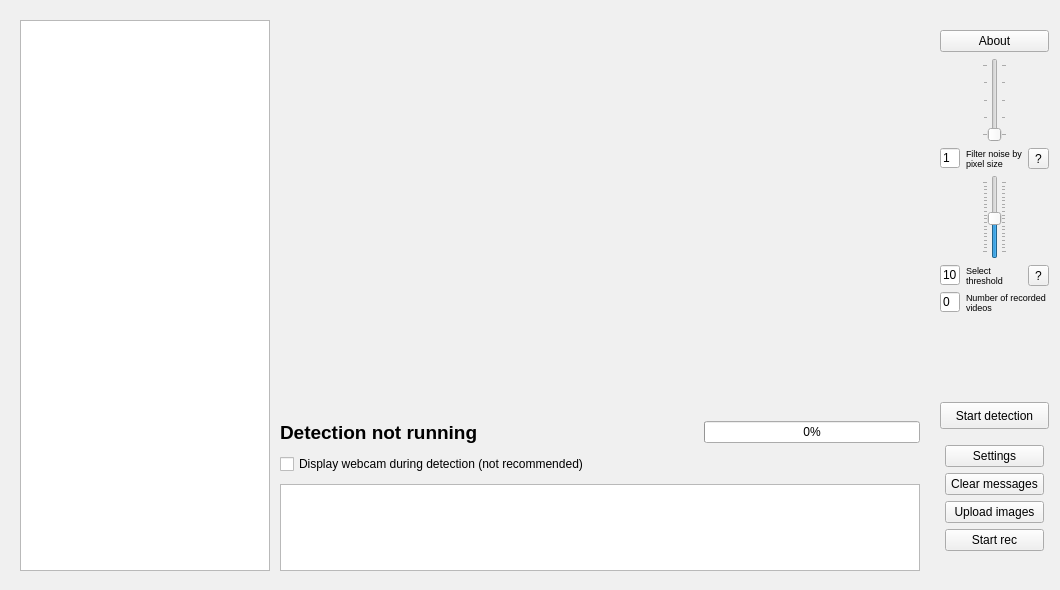
<?xml version="1.0" encoding="UTF-8"?>
<ui version="4.0">
 <class>MainWindow</class>
 <widget class="QMainWindow" name="MainWindow">
  <property name="geometry">
   <rect>
    <x>0</x>
    <y>0</y>
    <width>1060</width>
    <height>590</height>
   </rect>
  </property>
  <property name="palette">
   <palette>
    <active>
     <colorrole role="WindowText">
      <brush brushstyle="SolidPattern">
       <color alpha="255">
        <red>0</red>
        <green>0</green>
        <blue>0</blue>
       </color>
      </brush>
     </colorrole>
     <colorrole role="Button">
      <brush brushstyle="SolidPattern">
       <color alpha="255">
        <red>240</red>
        <green>240</green>
        <blue>240</blue>
       </color>
      </brush>
     </colorrole>
     <colorrole role="Light">
      <brush brushstyle="SolidPattern">
       <color alpha="255">
        <red>255</red>
        <green>255</green>
        <blue>255</blue>
       </color>
      </brush>
     </colorrole>
     <colorrole role="Midlight">
      <brush brushstyle="SolidPattern">
       <color alpha="255">
        <red>247</red>
        <green>247</green>
        <blue>247</blue>
       </color>
      </brush>
     </colorrole>
     <colorrole role="Dark">
      <brush brushstyle="SolidPattern">
       <color alpha="255">
        <red>120</red>
        <green>120</green>
        <blue>120</blue>
       </color>
      </brush>
     </colorrole>
     <colorrole role="Mid">
      <brush brushstyle="SolidPattern">
       <color alpha="255">
        <red>160</red>
        <green>160</green>
        <blue>160</blue>
       </color>
      </brush>
     </colorrole>
     <colorrole role="Text">
      <brush brushstyle="SolidPattern">
       <color alpha="255">
        <red>0</red>
        <green>0</green>
        <blue>0</blue>
       </color>
      </brush>
     </colorrole>
     <colorrole role="BrightText">
      <brush brushstyle="SolidPattern">
       <color alpha="255">
        <red>255</red>
        <green>255</green>
        <blue>255</blue>
       </color>
      </brush>
     </colorrole>
     <colorrole role="ButtonText">
      <brush brushstyle="SolidPattern">
       <color alpha="255">
        <red>0</red>
        <green>0</green>
        <blue>0</blue>
       </color>
      </brush>
     </colorrole>
     <colorrole role="Base">
      <brush brushstyle="SolidPattern">
       <color alpha="255">
        <red>255</red>
        <green>255</green>
        <blue>255</blue>
       </color>
      </brush>
     </colorrole>
     <colorrole role="Window">
      <brush brushstyle="SolidPattern">
       <color alpha="255">
        <red>240</red>
        <green>240</green>
        <blue>240</blue>
       </color>
      </brush>
     </colorrole>
     <colorrole role="Shadow">
      <brush brushstyle="SolidPattern">
       <color alpha="255">
        <red>0</red>
        <green>0</green>
        <blue>0</blue>
       </color>
      </brush>
     </colorrole>
     <colorrole role="AlternateBase">
      <brush brushstyle="SolidPattern">
       <color alpha="255">
        <red>247</red>
        <green>247</green>
        <blue>247</blue>
       </color>
      </brush>
     </colorrole>
     <colorrole role="ToolTipBase">
      <brush brushstyle="SolidPattern">
       <color alpha="255">
        <red>255</red>
        <green>255</green>
        <blue>220</blue>
       </color>
      </brush>
     </colorrole>
     <colorrole role="ToolTipText">
      <brush brushstyle="SolidPattern">
       <color alpha="255">
        <red>0</red>
        <green>0</green>
        <blue>0</blue>
       </color>
      </brush>
     </colorrole>
    </active>
    <inactive>
     <colorrole role="WindowText">
      <brush brushstyle="SolidPattern">
       <color alpha="255">
        <red>0</red>
        <green>0</green>
        <blue>0</blue>
       </color>
      </brush>
     </colorrole>
     <colorrole role="Button">
      <brush brushstyle="SolidPattern">
       <color alpha="255">
        <red>240</red>
        <green>240</green>
        <blue>240</blue>
       </color>
      </brush>
     </colorrole>
     <colorrole role="Light">
      <brush brushstyle="SolidPattern">
       <color alpha="255">
        <red>255</red>
        <green>255</green>
        <blue>255</blue>
       </color>
      </brush>
     </colorrole>
     <colorrole role="Midlight">
      <brush brushstyle="SolidPattern">
       <color alpha="255">
        <red>247</red>
        <green>247</green>
        <blue>247</blue>
       </color>
      </brush>
     </colorrole>
     <colorrole role="Dark">
      <brush brushstyle="SolidPattern">
       <color alpha="255">
        <red>120</red>
        <green>120</green>
        <blue>120</blue>
       </color>
      </brush>
     </colorrole>
     <colorrole role="Mid">
      <brush brushstyle="SolidPattern">
       <color alpha="255">
        <red>160</red>
        <green>160</green>
        <blue>160</blue>
       </color>
      </brush>
     </colorrole>
     <colorrole role="Text">
      <brush brushstyle="SolidPattern">
       <color alpha="255">
        <red>0</red>
        <green>0</green>
        <blue>0</blue>
       </color>
      </brush>
     </colorrole>
     <colorrole role="BrightText">
      <brush brushstyle="SolidPattern">
       <color alpha="255">
        <red>255</red>
        <green>255</green>
        <blue>255</blue>
       </color>
      </brush>
     </colorrole>
     <colorrole role="ButtonText">
      <brush brushstyle="SolidPattern">
       <color alpha="255">
        <red>0</red>
        <green>0</green>
        <blue>0</blue>
       </color>
      </brush>
     </colorrole>
     <colorrole role="Base">
      <brush brushstyle="SolidPattern">
       <color alpha="255">
        <red>255</red>
        <green>255</green>
        <blue>255</blue>
       </color>
      </brush>
     </colorrole>
     <colorrole role="Window">
      <brush brushstyle="SolidPattern">
       <color alpha="255">
        <red>240</red>
        <green>240</green>
        <blue>240</blue>
       </color>
      </brush>
     </colorrole>
     <colorrole role="Shadow">
      <brush brushstyle="SolidPattern">
       <color alpha="255">
        <red>0</red>
        <green>0</green>
        <blue>0</blue>
       </color>
      </brush>
     </colorrole>
     <colorrole role="AlternateBase">
      <brush brushstyle="SolidPattern">
       <color alpha="255">
        <red>247</red>
        <green>247</green>
        <blue>247</blue>
       </color>
      </brush>
     </colorrole>
     <colorrole role="ToolTipBase">
      <brush brushstyle="SolidPattern">
       <color alpha="255">
        <red>255</red>
        <green>255</green>
        <blue>220</blue>
       </color>
      </brush>
     </colorrole>
     <colorrole role="ToolTipText">
      <brush brushstyle="SolidPattern">
       <color alpha="255">
        <red>0</red>
        <green>0</green>
        <blue>0</blue>
       </color>
      </brush>
     </colorrole>
    </inactive>
    <disabled>
     <colorrole role="WindowText">
      <brush brushstyle="SolidPattern">
       <color alpha="255">
        <red>120</red>
        <green>120</green>
        <blue>120</blue>
       </color>
      </brush>
     </colorrole>
     <colorrole role="Button">
      <brush brushstyle="SolidPattern">
       <color alpha="255">
        <red>240</red>
        <green>240</green>
        <blue>240</blue>
       </color>
      </brush>
     </colorrole>
     <colorrole role="Light">
      <brush brushstyle="SolidPattern">
       <color alpha="255">
        <red>255</red>
        <green>255</green>
        <blue>255</blue>
       </color>
      </brush>
     </colorrole>
     <colorrole role="Midlight">
      <brush brushstyle="SolidPattern">
       <color alpha="255">
        <red>247</red>
        <green>247</green>
        <blue>247</blue>
       </color>
      </brush>
     </colorrole>
     <colorrole role="Dark">
      <brush brushstyle="SolidPattern">
       <color alpha="255">
        <red>120</red>
        <green>120</green>
        <blue>120</blue>
       </color>
      </brush>
     </colorrole>
     <colorrole role="Mid">
      <brush brushstyle="SolidPattern">
       <color alpha="255">
        <red>160</red>
        <green>160</green>
        <blue>160</blue>
       </color>
      </brush>
     </colorrole>
     <colorrole role="Text">
      <brush brushstyle="SolidPattern">
       <color alpha="255">
        <red>120</red>
        <green>120</green>
        <blue>120</blue>
       </color>
      </brush>
     </colorrole>
     <colorrole role="BrightText">
      <brush brushstyle="SolidPattern">
       <color alpha="255">
        <red>255</red>
        <green>255</green>
        <blue>255</blue>
       </color>
      </brush>
     </colorrole>
     <colorrole role="ButtonText">
      <brush brushstyle="SolidPattern">
       <color alpha="255">
        <red>120</red>
        <green>120</green>
        <blue>120</blue>
       </color>
      </brush>
     </colorrole>
     <colorrole role="Base">
      <brush brushstyle="SolidPattern">
       <color alpha="255">
        <red>240</red>
        <green>240</green>
        <blue>240</blue>
       </color>
      </brush>
     </colorrole>
     <colorrole role="Window">
      <brush brushstyle="SolidPattern">
       <color alpha="255">
        <red>240</red>
        <green>240</green>
        <blue>240</blue>
       </color>
      </brush>
     </colorrole>
     <colorrole role="Shadow">
      <brush brushstyle="SolidPattern">
       <color alpha="255">
        <red>0</red>
        <green>0</green>
        <blue>0</blue>
       </color>
      </brush>
     </colorrole>
     <colorrole role="AlternateBase">
      <brush brushstyle="SolidPattern">
       <color alpha="255">
        <red>240</red>
        <green>240</green>
        <blue>240</blue>
       </color>
      </brush>
     </colorrole>
     <colorrole role="ToolTipBase">
      <brush brushstyle="SolidPattern">
       <color alpha="255">
        <red>255</red>
        <green>255</green>
        <blue>220</blue>
       </color>
      </brush>
     </colorrole>
     <colorrole role="ToolTipText">
      <brush brushstyle="SolidPattern">
       <color alpha="255">
        <red>0</red>
        <green>0</green>
        <blue>0</blue>
       </color>
      </brush>
     </colorrole>
    </disabled>
   </palette>
  </property>
  <property name="windowTitle">
   <string>MainWindow</string>
  </property>
  <property name="autoFillBackground">
   <bool>false</bool>
  </property>
  <widget class="QWidget" name="centralwidget">
   <widget class="QWidget" name="horizontalLayoutWidget_8">
    <property name="geometry">
     <rect>
      <x>10</x>
      <y>10</y>
      <width>1059</width>
      <height>571</height>
     </rect>
    </property>
    <layout class="QHBoxLayout" name="mainWindowLayout">
     <property name="spacing">
      <number>10</number>
     </property>
     <property name="leftMargin">
      <number>10</number>
     </property>
     <property name="topMargin">
      <number>10</number>
     </property>
     <property name="rightMargin">
      <number>10</number>
     </property>
     <property name="bottomMargin">
      <number>10</number>
     </property>
     <item>
      <widget class="VideoList" name="videoList">
       <property name="sizePolicy">
        <sizepolicy hsizetype="Fixed" vsizetype="Expanding">
         <horstretch>0</horstretch>
         <verstretch>0</verstretch>
        </sizepolicy>
       </property>
       <property name="maximumSize">
        <size>
         <width>250</width>
         <height>16777215</height>
        </size>
       </property>
       <property name="contextMenuPolicy">
        <enum>Qt::CustomContextMenu</enum>
       </property>
       <property name="editTriggers">
        <set>QAbstractItemView::NoEditTriggers</set>
       </property>
       <property name="selectionMode">
        <enum>QAbstractItemView::ExtendedSelection</enum>
       </property>
      </widget>
     </item>
     <item>
      <layout class="QVBoxLayout" name="centralVerticalLayout" stretch="10,0,3">
       <item>
        <widget class="QLabel" name="cameraView">
         <property name="sizePolicy">
          <sizepolicy hsizetype="Expanding" vsizetype="Expanding">
           <horstretch>0</horstretch>
           <verstretch>0</verstretch>
          </sizepolicy>
         </property>
         <property name="minimumSize">
          <size>
           <width>640</width>
           <height>360</height>
          </size>
         </property>
         <property name="font">
          <font>
           <pointsize>14</pointsize>
          </font>
         </property>
         <property name="autoFillBackground">
          <bool>true</bool>
         </property>
         <property name="text">
          <string/>
         </property>
         <property name="alignment">
          <set>Qt::AlignCenter</set>
         </property>
        </widget>
       </item>
       <item>
        <layout class="QHBoxLayout" name="horizontalLayout">
         <item>
          <widget class="QLabel" name="statusLabel">
           <property name="enabled">
            <bool>true</bool>
           </property>
           <property name="font">
            <font>
             <pointsize>14</pointsize>
             <weight>75</weight>
             <bold>true</bold>
            </font>
           </property>
           <property name="text">
            <string>Detection not running</string>
           </property>
          </widget>
         </item>
         <item>
          <spacer name="horizontalSpacer">
           <property name="orientation">
            <enum>Qt::Horizontal</enum>
           </property>
           <property name="sizeHint" stdset="0">
            <size>
             <width>40</width>
             <height>20</height>
            </size>
           </property>
          </spacer>
         </item>
         <item>
          <widget class="QProgressBar" name="progressBar">
           <property name="enabled">
            <bool>true</bool>
           </property>
           <property name="value">
            <number>0</number>
           </property>
          </widget>
         </item>
        </layout>
       </item>
       <item>
        <layout class="QHBoxLayout" name="horizontalLayout_7">
         <property name="leftMargin">
          <number>0</number>
         </property>
         <item>
          <layout class="QVBoxLayout" name="verticalLayout_2">
           <item>
            <widget class="QCheckBox" name="checkBoxDisplayWebcam">
             <property name="toolTip">
              <string>&lt;html&gt;&lt;head/&gt;&lt;body&gt;&lt;p&gt;Deactivate for better performance&lt;/p&gt;&lt;/body&gt;&lt;/html&gt;</string>
             </property>
             <property name="text">
              <string>Display webcam during detection (not recommended)</string>
             </property>
            </widget>
           </item>
           <item>
            <widget class="QTextBrowser" name="outputText">
             <property name="styleSheet">
              <string notr="true"/>
             </property>
            </widget>
           </item>
          </layout>
         </item>
        </layout>
       </item>
      </layout>
     </item>
     <item>
      <widget class="QFrame" name="buttonColumn">
       <property name="sizePolicy">
        <sizepolicy hsizetype="Preferred" vsizetype="Minimum">
         <horstretch>0</horstretch>
         <verstretch>0</verstretch>
        </sizepolicy>
       </property>
       <property name="maximumSize">
        <size>
         <width>150</width>
         <height>16777215</height>
        </size>
       </property>
       <layout class="QVBoxLayout" name="rightVerticalLayout">
        <property name="leftMargin">
         <number>10</number>
        </property>
        <property name="topMargin">
         <number>10</number>
        </property>
        <property name="rightMargin">
         <number>10</number>
        </property>
        <property name="bottomMargin">
         <number>20</number>
        </property>
        <item>
         <widget class="QPushButton" name="aboutButton">
          <property name="text">
           <string>About</string>
          </property>
         </widget>
        </item>
        <item>
         <layout class="QHBoxLayout" name="horizontalLayout_5">
          <item>
           <widget class="QSlider" name="sliderNoise">
            <property name="minimum">
             <number>1</number>
            </property>
            <property name="maximum">
             <number>5</number>
            </property>
            <property name="pageStep">
             <number>5</number>
            </property>
            <property name="sliderPosition">
             <number>1</number>
            </property>
            <property name="orientation">
             <enum>Qt::Vertical</enum>
            </property>
            <property name="tickPosition">
             <enum>QSlider::TicksBothSides</enum>
            </property>
            <property name="tickInterval">
             <number>1</number>
            </property>
           </widget>
          </item>
         </layout>
        </item>
        <item>
         <layout class="QHBoxLayout" name="horizontalLayout_4">
          <item>
           <widget class="QLineEdit" name="lineNoise">
            <property name="maximumSize">
             <size>
              <width>20</width>
              <height>20</height>
             </size>
            </property>
            <property name="styleSheet">
             <string notr="true"/>
            </property>
            <property name="text">
             <string>1</string>
            </property>
            <property name="readOnly">
             <bool>true</bool>
            </property>
           </widget>
          </item>
          <item>
           <layout class="QVBoxLayout" name="verticalLayout_5">
            <property name="spacing">
             <number>0</number>
            </property>
            <item>
             <widget class="QLabel" name="label_9">
              <property name="font">
               <font>
                <pointsize>7</pointsize>
               </font>
              </property>
              <property name="text">
               <string>Filter noise by pixel size</string>
              </property>
              <property name="wordWrap">
               <bool>true</bool>
              </property>
             </widget>
            </item>
           </layout>
          </item>
          <item>
           <widget class="QToolButton" name="toolButtonNoise">
            <property name="text">
             <string>?</string>
            </property>
           </widget>
          </item>
         </layout>
        </item>
        <item>
         <layout class="QHBoxLayout" name="horizontalLayout_6">
          <item>
           <widget class="QSlider" name="sliderThresh">
            <property name="minimum">
             <number>1</number>
            </property>
            <property name="maximum">
             <number>20</number>
            </property>
            <property name="singleStep">
             <number>5</number>
            </property>
            <property name="pageStep">
             <number>5</number>
            </property>
            <property name="sliderPosition">
             <number>10</number>
            </property>
            <property name="orientation">
             <enum>Qt::Vertical</enum>
            </property>
            <property name="tickPosition">
             <enum>QSlider::TicksBothSides</enum>
            </property>
            <property name="tickInterval">
             <number>1</number>
            </property>
           </widget>
          </item>
         </layout>
        </item>
        <item>
         <layout class="QHBoxLayout" name="horizontalLayout_3">
          <item>
           <widget class="QLineEdit" name="lineThresh">
            <property name="maximumSize">
             <size>
              <width>20</width>
              <height>20</height>
             </size>
            </property>
            <property name="styleSheet">
             <string notr="true"/>
            </property>
            <property name="text">
             <string>10</string>
            </property>
            <property name="readOnly">
             <bool>true</bool>
            </property>
           </widget>
          </item>
          <item>
           <layout class="QVBoxLayout" name="verticalLayout_4">
            <property name="spacing">
             <number>0</number>
            </property>
            <item>
             <widget class="QLabel" name="label_11">
              <property name="font">
               <font>
                <pointsize>7</pointsize>
               </font>
              </property>
              <property name="text">
               <string>Select threshold</string>
              </property>
              <property name="wordWrap">
               <bool>true</bool>
              </property>
             </widget>
            </item>
           </layout>
          </item>
          <item>
           <widget class="QToolButton" name="toolButtonThresh">
            <property name="text">
             <string>?</string>
            </property>
           </widget>
          </item>
         </layout>
        </item>
        <item>
         <layout class="QHBoxLayout" name="horizontalLayout_2">
          <item>
           <widget class="QLineEdit" name="lineCount">
            <property name="enabled">
             <bool>true</bool>
            </property>
            <property name="sizePolicy">
             <sizepolicy hsizetype="Maximum" vsizetype="Maximum">
              <horstretch>0</horstretch>
              <verstretch>0</verstretch>
             </sizepolicy>
            </property>
            <property name="maximumSize">
             <size>
              <width>20</width>
              <height>20</height>
             </size>
            </property>
            <property name="baseSize">
             <size>
              <width>20</width>
              <height>20</height>
             </size>
            </property>
            <property name="text">
             <string>0</string>
            </property>
           </widget>
          </item>
          <item>
           <layout class="QVBoxLayout" name="verticalLayout_3">
            <property name="spacing">
             <number>0</number>
            </property>
            <item>
             <widget class="QLabel" name="label_2">
              <property name="font">
               <font>
                <pointsize>7</pointsize>
               </font>
              </property>
              <property name="text">
               <string>Number of recorded videos</string>
              </property>
              <property name="textFormat">
               <enum>Qt::AutoText</enum>
              </property>
              <property name="wordWrap">
               <bool>true</bool>
              </property>
             </widget>
            </item>
           </layout>
          </item>
         </layout>
        </item>
        <item>
         <spacer name="verticalSpacer">
          <property name="orientation">
           <enum>Qt::Vertical</enum>
          </property>
          <property name="sizeHint" stdset="0">
           <size>
            <width>20</width>
            <height>40</height>
           </size>
          </property>
         </spacer>
        </item>
        <item>
         <widget class="QPushButton" name="startButton">
          <property name="minimumSize">
           <size>
            <width>0</width>
            <height>27</height>
           </size>
          </property>
          <property name="text">
           <string>Start detection</string>
          </property>
         </widget>
        </item>
        <item>
         <layout class="QVBoxLayout" name="verticalLayout">
          <property name="leftMargin">
           <number>5</number>
          </property>
          <property name="topMargin">
           <number>10</number>
          </property>
          <property name="rightMargin">
           <number>5</number>
          </property>
          <item>
           <widget class="QPushButton" name="settingsButton">
            <property name="text">
             <string>Settings</string>
            </property>
           </widget>
          </item>
          <item>
           <widget class="QPushButton" name="buttonClear">
            <property name="text">
             <string>Clear messages</string>
            </property>
           </widget>
          </item>
          <item>
           <widget class="QPushButton" name="buttonImageExpl">
            <property name="text">
             <string>Upload images</string>
            </property>
           </widget>
          </item>
          <item>
           <widget class="QPushButton" name="recordingTestButton">
            <property name="enabled">
             <bool>true</bool>
            </property>
            <property name="text">
             <string>Start rec</string>
            </property>
           </widget>
          </item>
         </layout>
        </item>
       </layout>
      </widget>
     </item>
    </layout>
   </widget>
  </widget>
 </widget>
 <customwidgets>
  <customwidget>
   <class>VideoList</class>
   <extends>QListWidget</extends>
   <header>videolist.h</header>
  </customwidget>
 </customwidgets>
 <resources/>
 <connections/>
</ui>
